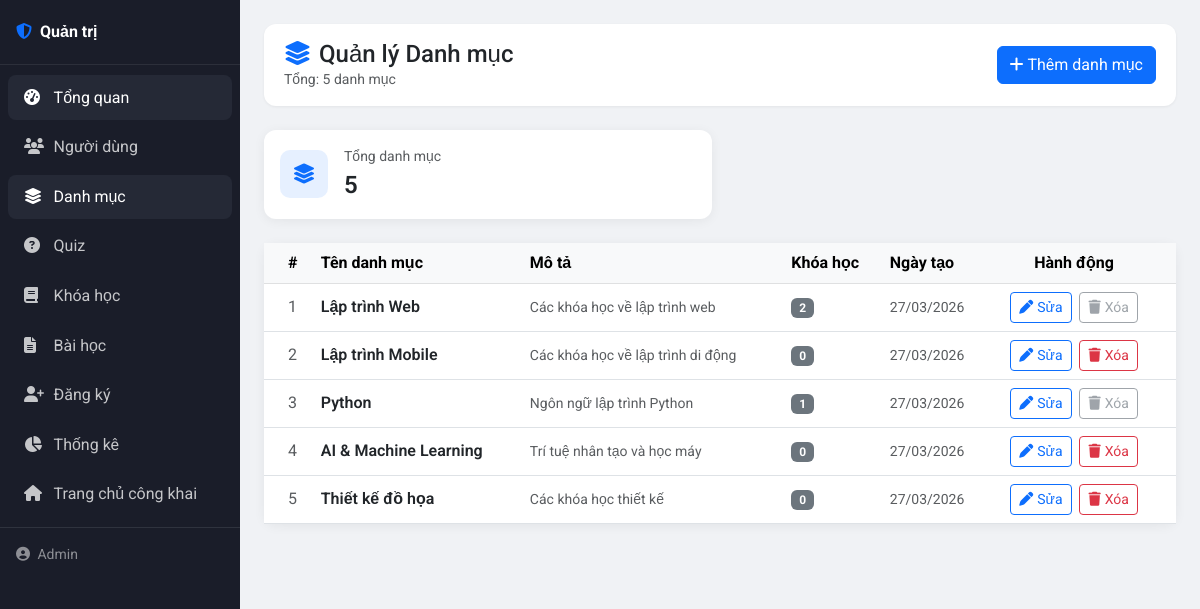
The page /admin/danh-muc/index.php (signed in) on the database its author committed.
### tables this page shows
CREATE TABLE IF NOT EXISTS danh_muc (
    id INT AUTO_INCREMENT PRIMARY KEY,
    ten_danh_muc VARCHAR(100) NOT NULL,
    mo_ta TEXT,
    ngay_tao TIMESTAMP DEFAULT CURRENT_TIMESTAMP
);

### config/database.php (called while the page is built, shortened)
<?php
class Database {
    private static $instance = null;
    private $conn;
    private function __construct() {
        $this->conn = new mysqli(DB_HOST, DB_USER, DB_PASS, DB_NAME, DB_PORT);
        $this->conn->set_charset("utf8");
    }
    public static function getInstance() {
        if (!self::$instance) {
            self::$instance = new self();
        }
        return self::$instance;
    }
    public function getConnection() {
        return $this->conn;
    }
}
?>

### models/danh_muc.php (called while the page is built, shortened)
<?php
require_once __DIR__ . '/../config/database.php';
class DanhMuc {
    private $db;
    public function __construct() {
        $this->db = Database::getInstance()->getConnection();
    }
    public function layTatCa() {
        $stmt = $this->db->prepare("
            SELECT dm.*,
                   (SELECT COUNT(*) FROM khoa_hoc WHERE id_danh_muc = dm.id) AS so_khoa_hoc
            FROM danh_muc dm
            ORDER BY dm.ngay_tao DESC
        ");
        $stmt->execute();
        return $stmt->get_result()->fetch_all(MYSQLI_ASSOC);
    }
}

### admin/danh-muc/index.php (the view, shortened to what this page needs)
<?php
require_once dirname(__DIR__) . '/../models/danh_muc.php';
$dm = new DanhMuc();
$ds = $dm->layTatCa();
$tong = count($ds);
include __DIR__ . '/../partials/layout_start.php';
?>
<div class="admin-topbar d-flex flex-wrap justify-content-between align-items-center gap-2">
    <div>
        <h1 class="h4 mb-0"><i class="fas fa-layer-group me-2 text-primary"></i>Quản lý Danh mục</h1>
        <p class="text-muted small mb-0">Tổng: <?php echo $tong; ?> danh mục</p>
    </div>
    <a href="form.php" class="btn btn-primary">
        <i class="fas fa-plus me-1"></i>Thêm danh mục
    </a>
</div>
<div class="row g-3 mb-4">
    <div class="col-sm-6">
        <div class="card stat-card">
            <div class="card-body d-flex align-items-center gap-3">
                <div class="icon bg-primary bg-opacity-10 text-primary"><i class="fas fa-layer-group"></i></div>
                <div>
                    <div class="text-muted small">Tổng danh mục</div>
                    <div class="fs-4 fw-semibold"><?php echo $tong; ?></div>
                </div>
            </div>
        </div>
    </div>
</div>
<div class="card stat-card">
    <div class="card-body p-0">
        <?php if (empty($ds)): ?>
            <div class="text-center text-muted py-5">
                <i class="fas fa-folder-open fa-3x mb-3"></i>
                <p class="mb-0">Chưa có danh mục nào.</p>
            </div>
        <?php else: ?>
            <div class="table-responsive">
                <table class="table table-hover align-middle mb-0">
                    <thead class="table-light">
                        <tr>
                            <th class="ps-4">#</th>
                            <th>Tên danh mục</th>
                            <th>Mô tả</th>
                            <th>Khóa học</th>
                            <th>Ngày tạo</th>
                            <th class="pe-4 text-center">Hành động</th>
                        </tr>
                    </thead>
                    <tbody>
                        <?php foreach ($ds as $i => $d): ?>
                            <tr>
                                <td class="ps-4 text-muted"><?php echo $i + 1; ?></td>
                                <td>
                                    <div class="fw-semibold"><?php echo htmlspecialchars($d['ten_danh_muc']); ?></div>
                                </td>
                                <td class="text-muted small">
                                    <?php echo $d['mo_ta'] ? htmlspecialchars($d['mo_ta']) : '<em>Không có mô tả</em>'; ?>
                                </td>
                                <td>
                                    <span class="badge bg-secondary"><?php echo $d['so_khoa_hoc']; ?></span>
                                </td>
                                <td class="text-muted small"><?php echo date('d/m/Y', strtotime($d['ngay_tao'])); ?></td>
                                <td class="pe-4 text-center">
                                    <a href="form.php?id=<?php echo $d['id']; ?>" class="btn btn-outline-primary btn-sm me-1">
                                        <i class="fas fa-pen me-1"></i>Sửa
                                    </a>
                                    <?php if ((int)$d['so_khoa_hoc'] === 0): ?>
                                        <a href="?action=xoa&id=<?php echo $d['id']; ?>"
                                           class="btn btn-outline-danger btn-sm"
                                           onclick="return confirm('Xóa danh mục &quot;<?php echo htmlspecialchars($d['ten_danh_muc']); ?>&quot;?');">
                                            <i class="fas fa-trash me-1"></i>Xóa
                                        </a>
                                    <?php else: ?>
                                        <button class="btn btn-outline-secondary btn-sm" disabled
                                                title="Cần xóa <?php echo $d['so_khoa_hoc']; ?> khóa học trước">
                                            <i class="fas fa-trash me-1"></i>Xóa
                                        </button>
                                    <?php endif; ?>
                                </td>
                            </tr>
                        <?php endforeach; ?>
                    </tbody>
                </table>
            </div>
        <?php endif; ?>
    </div>
</div>
<?php include __DIR__ . '/../partials/layout_end.php'; ?>

### admin/partials/layout_start.php (style rules this page uses)
:root { --admin-sidebar: #1a1d29; --admin-sidebar-hover: #252936; --admin-body: #f0f2f5; }
body { font-family: 'Roboto', sans-serif; background: var(--admin-body); min-height: 100vh; }
.admin-topbar { background: #fff; border-radius: 12px; padding: 1rem 1.25rem; box-shadow: 0 1px 3px rgba(0,0,0,0.06); margin-bottom: 1.5rem; }
.stat-card { border: none; border-radius: 12px; box-shadow: 0 2px 12px rgba(0,0,0,0.06); }
.stat-card .icon { width: 48px; height: 48px; border-radius: 10px; display: flex; align-items: center; justify-content: center; font-size: 1.25rem; }

### rows shown on the page
danh_muc: ten_danh_muc "Lập trình Web", mo_ta "Các khóa học về lập trình web", so_khoa_hoc "2", ngay_tao "27/03/2026"
danh_muc: ten_danh_muc "Lập trình Mobile", mo_ta "Các khóa học về lập trình di động", so_khoa_hoc "0", ngay_tao "27/03/2026"
danh_muc: ten_danh_muc "Python", mo_ta "Ngôn ngữ lập trình Python", so_khoa_hoc "1", ngay_tao "27/03/2026"
danh_muc: ten_danh_muc "AI & Machine Learning", mo_ta "Trí tuệ nhân tạo và học máy", so_khoa_hoc "0", ngay_tao "27/03/2026"
danh_muc: ten_danh_muc "Thiết kế đồ họa", mo_ta "Các khóa học thiết kế", so_khoa_hoc "0", ngay_tao "27/03/2026"

### other values the page prints
$nguoi_dung_admin['ho_ten'] "Admin"
$tong "5"
